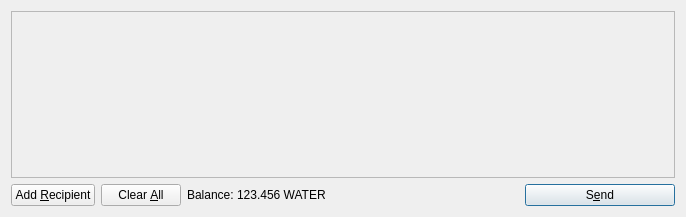
<?xml version="1.0" encoding="UTF-8"?>
<ui version="4.0">
 <class>SendCoinsDialog</class>
 <widget class="QDialog" name="SendCoinsDialog">
  <property name="geometry">
   <rect>
    <x>0</x>
    <y>0</y>
    <width>686</width>
    <height>217</height>
   </rect>
  </property>
  <property name="windowTitle">
   <string>Send Coins</string>
  </property>
  <layout class="QVBoxLayout" name="verticalLayout">
   <item>
    <widget class="QScrollArea" name="scrollArea">
     <property name="widgetResizable">
      <bool>true</bool>
     </property>
     <widget class="QWidget" name="scrollAreaWidgetContents">
      <property name="geometry">
       <rect>
        <x>0</x>
        <y>0</y>
        <width>666</width>
        <height>165</height>
       </rect>
      </property>
      <layout class="QVBoxLayout" name="verticalLayout_2">
       <property name="leftMargin">
        <number>0</number>
       </property>
       <property name="topMargin">
        <number>0</number>
       </property>
       <property name="rightMargin">
        <number>0</number>
       </property>
       <property name="bottomMargin">
        <number>0</number>
       </property>
       <item>
        <layout class="QVBoxLayout" name="entries">
         <property name="spacing">
          <number>6</number>
         </property>
        </layout>
       </item>
       <item>
        <spacer name="verticalSpacer">
         <property name="orientation">
          <enum>Qt::Vertical</enum>
         </property>
         <property name="sizeHint" stdset="0">
          <size>
           <width>20</width>
           <height>40</height>
          </size>
         </property>
        </spacer>
       </item>
      </layout>
     </widget>
    </widget>
   </item>
   <item>
    <layout class="QHBoxLayout" name="horizontalLayout">
     <item>
      <widget class="QPushButton" name="addButton">
       <property name="toolTip">
        <string>Send to multiple recipients at once</string>
       </property>
       <property name="text">
        <string>Add &amp;Recipient</string>
       </property>
       <property name="icon">
        <iconset resource="../bitcoin.qrc">
         <normaloff>:/icons/add</normaloff>:/icons/add</iconset>
       </property>
       <property name="autoDefault">
        <bool>false</bool>
       </property>
      </widget>
     </item>
     <item>
      <widget class="QPushButton" name="clearButton">
       <property name="sizePolicy">
        <sizepolicy hsizetype="Minimum" vsizetype="Fixed">
         <horstretch>0</horstretch>
         <verstretch>0</verstretch>
        </sizepolicy>
       </property>
       <property name="toolTip">
        <string>Remove all transaction fields</string>
       </property>
       <property name="text">
        <string>Clear &amp;All</string>
       </property>
       <property name="icon">
        <iconset resource="../bitcoin.qrc">
         <normaloff>:/icons/remove</normaloff>:/icons/remove</iconset>
       </property>
       <property name="autoRepeatDelay">
        <number>300</number>
       </property>
       <property name="autoDefault">
        <bool>false</bool>
       </property>
      </widget>
     </item>
     <item>
      <layout class="QHBoxLayout" name="horizontalLayout_2">
       <property name="spacing">
        <number>3</number>
       </property>
       <item>
        <widget class="QLabel" name="label">
         <property name="text">
          <string>Balance:</string>
         </property>
        </widget>
       </item>
       <item>
        <widget class="QLabel" name="labelBalance">
         <property name="cursor">
          <cursorShape>IBeamCursor</cursorShape>
         </property>
         <property name="text">
          <string>123.456 WATER</string>
         </property>
         <property name="textInteractionFlags">
          <set>Qt::LinksAccessibleByMouse|Qt::TextSelectableByKeyboard|Qt::TextSelectableByMouse</set>
         </property>
        </widget>
       </item>
      </layout>
     </item>
     <item>
      <spacer name="horizontalSpacer">
       <property name="orientation">
        <enum>Qt::Horizontal</enum>
       </property>
       <property name="sizeHint" stdset="0">
        <size>
         <width>40</width>
         <height>20</height>
        </size>
       </property>
      </spacer>
     </item>
     <item>
      <widget class="QPushButton" name="sendButton">
       <property name="minimumSize">
        <size>
         <width>150</width>
         <height>0</height>
        </size>
       </property>
       <property name="toolTip">
        <string>Confirm the send action</string>
       </property>
       <property name="text">
        <string>S&amp;end</string>
       </property>
       <property name="icon">
        <iconset resource="../bitcoin.qrc">
         <normaloff>:/icons/send</normaloff>:/icons/send</iconset>
       </property>
       <property name="default">
        <bool>true</bool>
       </property>
      </widget>
     </item>
    </layout>
   </item>
  </layout>
 </widget>
 <resources>
  <include location="../bitcoin.qrc"/>
 </resources>
 <connections/>
</ui>
